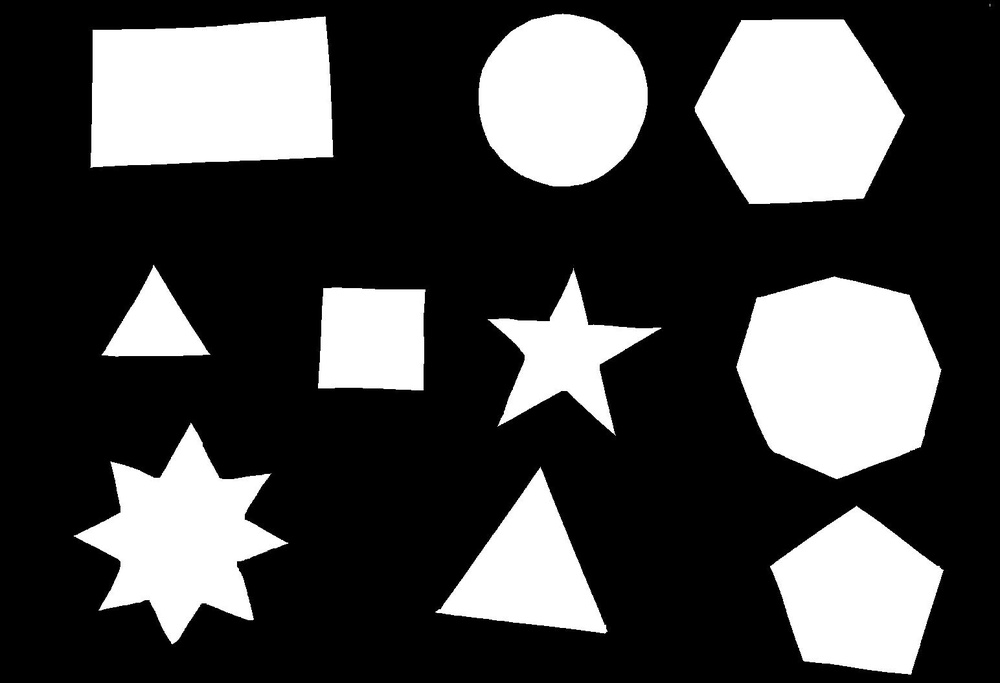
%> input picture Images/image1.jpg, 1000 x 683 px, shrunk from 1544 x 1055 before the run
$ octave --eval "result = edgeSmo(imread('Images/image1.jpg'));"   (GNU Octave 9; MATLAB toolbox functions it lacks are replaced by stand-ins)
%> lines starting %> are read from the running program, lines starting %| are printed output that depends on the picture; in (x1, y1, x2, y2) boxes, pixels count from 0 and x2, y2 are one past the last pixel; in counts of white or black regions, pixels touching at a corner belong together; the program's own positions count from 1
function blurryImage = edgeSmo(image)
  binaryImage = im2bw(image);
%> binaryImage: size 683x1000 logical; 28.7% white; 10 white regions, largest, box (x1, y1, x2, y2) and area: (90, 16, 333, 168) 32644, (736, 276, 941, 479) 31086, (695, 19, 905, 204) 29223
  windowSize = 20; % 10luk da yapÄ±labilir
  kernel = ones(windowSize) / windowSize ;
  blurryImage = conv2(single(binaryImage), kernel, 'same'); %blurlama iÅŸlemi doubleda ÅŸekiller karÄ±ÅŸÄ±yor
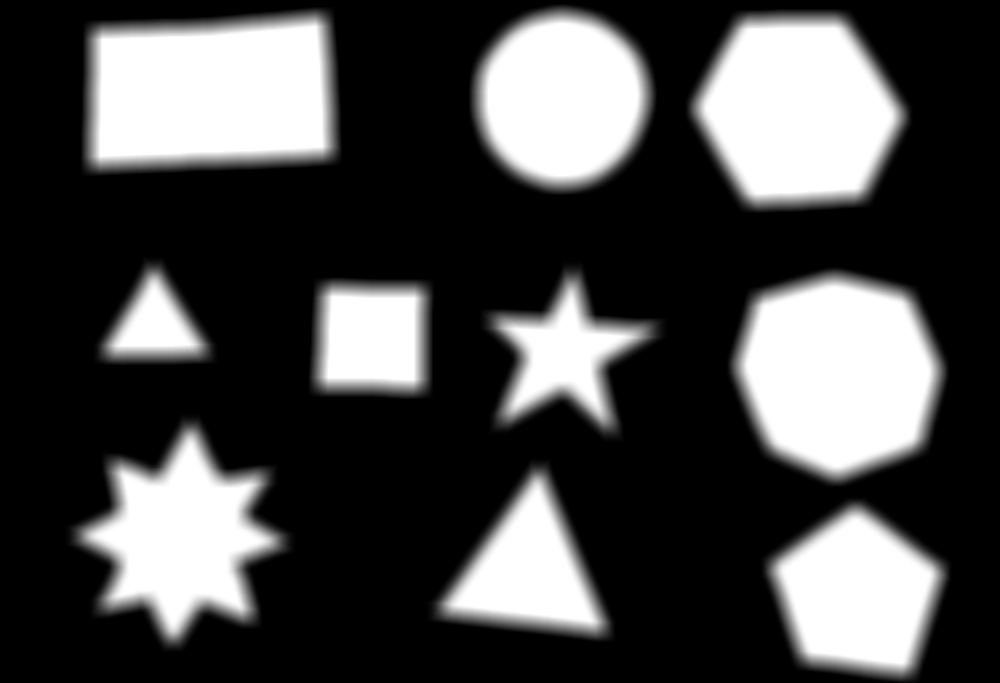
%> blurryImage: size 683x1000 single; min 0, max 20, mean 5.74; drawn with min black and max white
  binaryImage = blurryImage > 0.1; %rethreshold tekrar threshold yapýldý
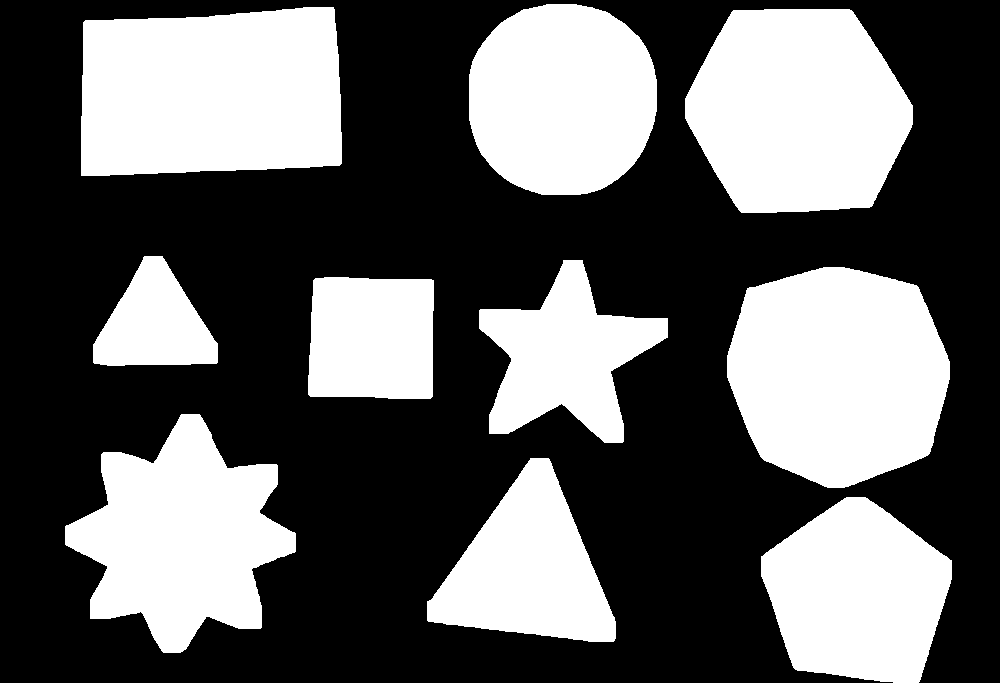
%> binaryImage: size 683x1000 logical; 38.7% white; 10 white regions, largest, box (x1, y1, x2, y2) and area: (81, 7, 342, 176) 40378, (727, 267, 950, 488) 38753, (685, 9, 913, 213) 36706
  %gauss filter
  %orj - gausslu

end
  % [10 lines of commented-out code are left out]

$ run again, on Images/image3.jpg
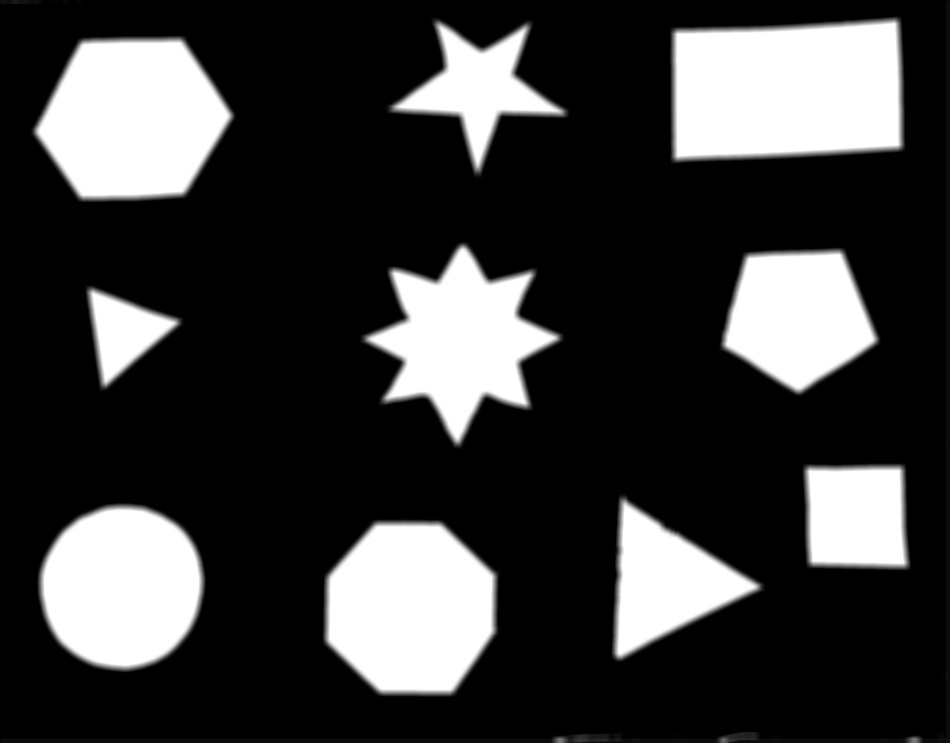
%> input picture Images/image3.jpg, 950 x 743 px, shrunk from 2457 x 1921 before the run
%> in edgeSmo, `binaryImage = im2bw(image);`:
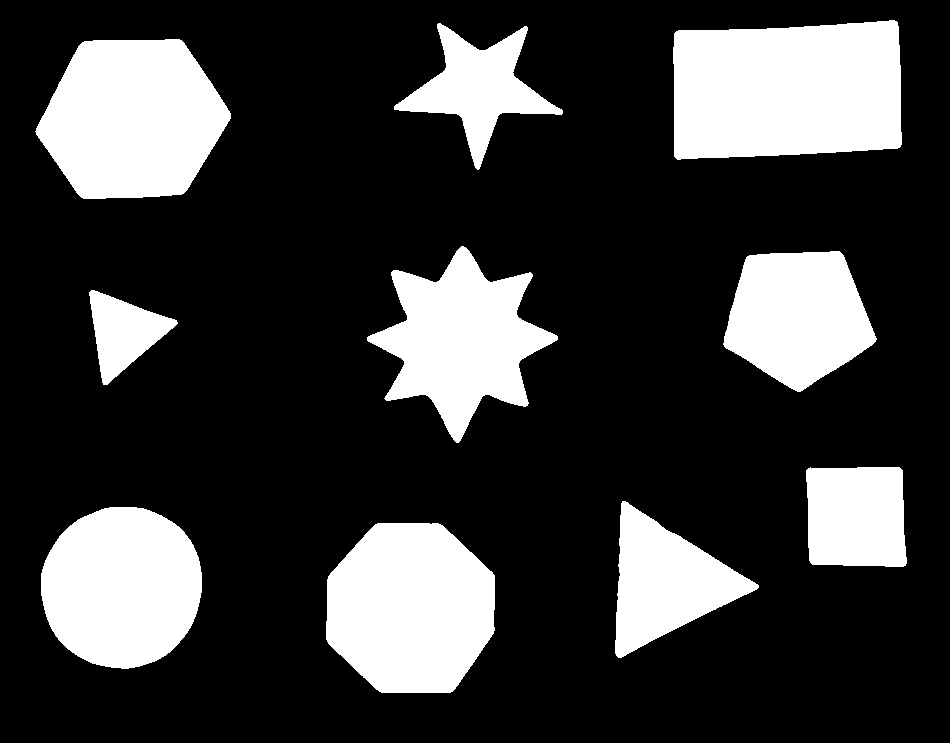
%> binaryImage: size 743x950 logical; 23.3% white; 10 white regions, largest, box (x1, y1, x2, y2) and area: (673, 20, 902, 160) 29017, (35, 39, 231, 199) 23612, (326, 523, 495, 693) 23182
%> in edgeSmo, `binaryImage = blurryImage > 0.1;`:
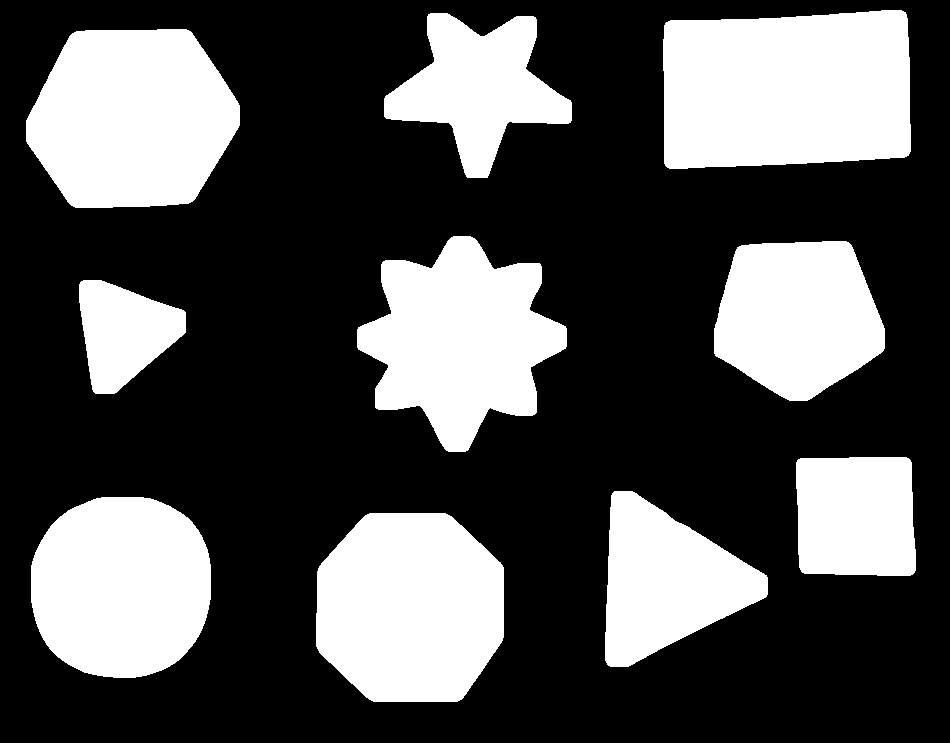
%> binaryImage: size 743x950 logical; 32.1% white; 10 white regions, largest, box (x1, y1, x2, y2) and area: (663, 10, 911, 169) 36308, (26, 29, 240, 208) 30390, (316, 513, 504, 702) 29756
